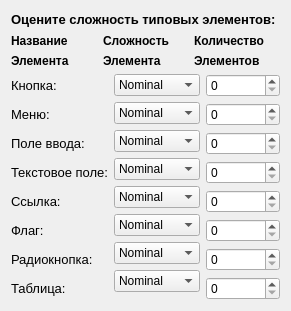
   <widget class="QWidget" name="layoutWidget">
    <property name="geometry">
     <rect>
      <x>20</x>
      <y>370</y>
      <width>291</width>
      <height>311</height>
     </rect>
    </property>
    <layout class="QVBoxLayout" name="verticalLayout_19">
     <item>
      <widget class="QLabel" name="label_11">
       <property name="font">
        <font>
         <pointsize>10</pointsize>
         <weight>75</weight>
         <bold>true</bold>
        </font>
       </property>
       <property name="text">
        <string>Оцените сложность типовых элементов:</string>
       </property>
      </widget>
     </item>
     <item>
      <layout class="QVBoxLayout" name="verticalLayout_18">
       <item>
        <layout class="QHBoxLayout" name="horizontalLayout_7">
         <item>
          <layout class="QVBoxLayout" name="verticalLayout_17">
           <item>
            <widget class="QLabel" name="label_21">
             <property name="font">
              <font>
               <pointsize>9</pointsize>
               <weight>75</weight>
               <bold>true</bold>
              </font>
             </property>
             <property name="text">
              <string>Название</string>
             </property>
            </widget>
           </item>
           <item>
            <widget class="QLabel" name="label_22">
             <property name="font">
              <font>
               <pointsize>9</pointsize>
               <weight>75</weight>
               <bold>true</bold>
              </font>
             </property>
             <property name="text">
              <string>Элемента</string>
             </property>
            </widget>
           </item>
          </layout>
         </item>
         <item>
          <layout class="QVBoxLayout" name="verticalLayout_6">
           <item>
            <widget class="QLabel" name="label_12">
             <property name="font">
              <font>
               <pointsize>9</pointsize>
               <weight>75</weight>
               <bold>true</bold>
              </font>
             </property>
             <property name="text">
              <string>Сложность</string>
             </property>
            </widget>
           </item>
           <item>
            <widget class="QLabel" name="label_13">
             <property name="font">
              <font>
               <pointsize>9</pointsize>
               <weight>75</weight>
               <bold>true</bold>
              </font>
             </property>
             <property name="text">
              <string>Элемента</string>
             </property>
            </widget>
           </item>
          </layout>
         </item>
         <item>
          <layout class="QVBoxLayout" name="verticalLayout_12">
           <item>
            <widget class="QLabel" name="label_18">
             <property name="font">
              <font>
               <pointsize>9</pointsize>
               <weight>75</weight>
               <bold>true</bold>
              </font>
             </property>
             <property name="text">
              <string>Количество</string>
             </property>
            </widget>
           </item>
           <item>
            <widget class="QLabel" name="label_19">
             <property name="font">
              <font>
               <pointsize>9</pointsize>
               <weight>75</weight>
               <bold>true</bold>
              </font>
             </property>
             <property name="text">
              <string>Элементов</string>
             </property>
            </widget>
           </item>
          </layout>
         </item>
        </layout>
       </item>
       <item>
        <layout class="QHBoxLayout" name="horizontalLayout_3">
         <item>
          <layout class="QVBoxLayout" name="verticalLayout_9">
           <item>
            <widget class="QLabel" name="nameEM_1">
             <property name="font">
              <font>
               <pointsize>10</pointsize>
              </font>
             </property>
             <property name="text">
              <string>Кнопка:</string>
             </property>
            </widget>
           </item>
           <item>
            <widget class="QLabel" name="nameEM_2">
             <property name="font">
              <font>
               <pointsize>10</pointsize>
              </font>
             </property>
             <property name="text">
              <string>Меню:</string>
             </property>
            </widget>
           </item>
           <item>
            <widget class="QLabel" name="nameEM_3">
             <property name="font">
              <font>
               <pointsize>10</pointsize>
              </font>
             </property>
             <property name="text">
              <string>Поле ввода:</string>
             </property>
            </widget>
           </item>
           <item>
            <widget class="QLabel" name="nameEM_4">
             <property name="font">
              <font>
               <pointsize>10</pointsize>
              </font>
             </property>
             <property name="text">
              <string>Текстовое поле:</string>
             </property>
            </widget>
           </item>
           <item>
            <widget class="QLabel" name="nameEM_5">
             <property name="font">
              <font>
               <pointsize>10</pointsize>
              </font>
             </property>
             <property name="text">
              <string>Ссылка:</string>
             </property>
            </widget>
           </item>
           <item>
            <widget class="QLabel" name="nameEM_6">
             <property name="font">
              <font>
               <pointsize>10</pointsize>
              </font>
             </property>
             <property name="text">
              <string>Флаг:</string>
             </property>
            </widget>
           </item>
           <item>
            <widget class="QLabel" name="nameEM_7">
             <property name="font">
              <font>
               <pointsize>10</pointsize>
              </font>
             </property>
             <property name="text">
              <string>Радиокнопка:</string>
             </property>
            </widget>
           </item>
           <item>
            <widget class="QLabel" name="nameEM_8">
             <property name="font">
              <font>
               <pointsize>10</pointsize>
              </font>
             </property>
             <property name="text">
              <string>Таблица:</string>
             </property>
            </widget>
           </item>
          </layout>
         </item>
         <item>
          <layout class="QVBoxLayout" name="verticalLayout_8">
           <item>
            <widget class="QComboBox" name="EM_0">
             <item>
              <property name="text">
               <string>Nominal</string>
              </property>
             </item>
             <item>
              <property name="text">
               <string>High</string>
              </property>
             </item>
             <item>
              <property name="text">
               <string>Very High</string>
              </property>
             </item>
             <item>
              <property name="text">
               <string>Extra High</string>
              </property>
             </item>
            </widget>
           </item>
           <item>
            <widget class="QComboBox" name="EM_1">
             <item>
              <property name="text">
               <string>Nominal</string>
              </property>
             </item>
             <item>
              <property name="text">
               <string>High</string>
              </property>
             </item>
             <item>
              <property name="text">
               <string>Very High</string>
              </property>
             </item>
             <item>
              <property name="text">
               <string>Extra High</string>
              </property>
             </item>
            </widget>
           </item>
           <item>
            <widget class="QComboBox" name="EM_2">
             <item>
              <property name="text">
               <string>Nominal</string>
              </property>
             </item>
             <item>
              <property name="text">
               <string>High</string>
              </property>
             </item>
             <item>
              <property name="text">
               <string>Very High</string>
              </property>
             </item>
             <item>
              <property name="text">
               <string>Extra High</string>
              </property>
             </item>
            </widget>
           </item>
           <item>
            <widget class="QComboBox" name="EM_3">
             <item>
              <property name="text">
               <string>Nominal</string>
              </property>
             </item>
             <item>
              <property name="text">
               <string>High</string>
              </property>
             </item>
             <item>
              <property name="text">
               <string>Very High</string>
              </property>
             </item>
             <item>
              <property name="text">
               <string>Extra High</string>
              </property>
             </item>
            </widget>
           </item>
           <item>
            <widget class="QComboBox" name="EM_4">
             <item>
              <property name="text">
               <string>Nominal</string>
              </property>
             </item>
             <item>
              <property name="text">
               <string>High</string>
              </property>
             </item>
             <item>
              <property name="text">
               <string>Very High</string>
              </property>
             </item>
             <item>
              <property name="text">
               <string>Extra High</string>
              </property>
             </item>
            </widget>
           </item>
           <item>
            <widget class="QComboBox" name="EM_5">
             <item>
              <property name="text">
               <string>Nominal</string>
              </property>
             </item>
             <item>
              <property name="text">
               <string>High</string>
              </property>
             </item>
             <item>
              <property name="text">
               <string>Very High</string>
              </property>
             </item>
             <item>
              <property name="text">
               <string>Extra High</string>
              </property>
             </item>
            </widget>
           </item>
           <item>
            <widget class="QComboBox" name="EM_6">
             <item>
              <property name="text">
               <string>Nominal</string>
              </property>
             </item>
             <item>
              <property name="text">
               <string>High</string>
              </property>
             </item>
             <item>
              <property name="text">
               <string>Very High</string>
              </property>
             </item>
             <item>
              <property name="text">
               <string>Extra High</string>
              </property>
             </item>
            </widget>
           </item>
           <item>
            <widget class="QComboBox" name="EM_7">
             <item>
              <property name="text">
               <string>Nominal</string>
              </property>
             </item>
             <item>
              <property name="text">
               <string>High</string>
              </property>
             </item>
             <item>
              <property name="text">
               <string>Very High</string>
              </property>
             </item>
             <item>
              <property name="text">
               <string>Extra High</string>
              </property>
             </item>
            </widget>
           </item>
          </layout>
         </item>
         <item>
          <layout class="QVBoxLayout" name="verticalLayout_11">
           <item>
            <widget class="QSpinBox" name="spinBox_0"/>
           </item>
           <item>
            <widget class="QSpinBox" name="spinBox_1"/>
           </item>
           <item>
            <widget class="QSpinBox" name="spinBox_2"/>
           </item>
           <item>
            <widget class="QSpinBox" name="spinBox_3"/>
           </item>
           <item>
            <widget class="QSpinBox" name="spinBox_4"/>
           </item>
           <item>
            <widget class="QSpinBox" name="spinBox_5"/>
           </item>
           <item>
            <widget class="QSpinBox" name="spinBox_6"/>
           </item>
           <item>
            <widget class="QSpinBox" name="spinBox_7"/>
           </item>
          </layout>
         </item>
        </layout>
       </item>
      </layout>
     </item>
    </layout>
   </widget>
